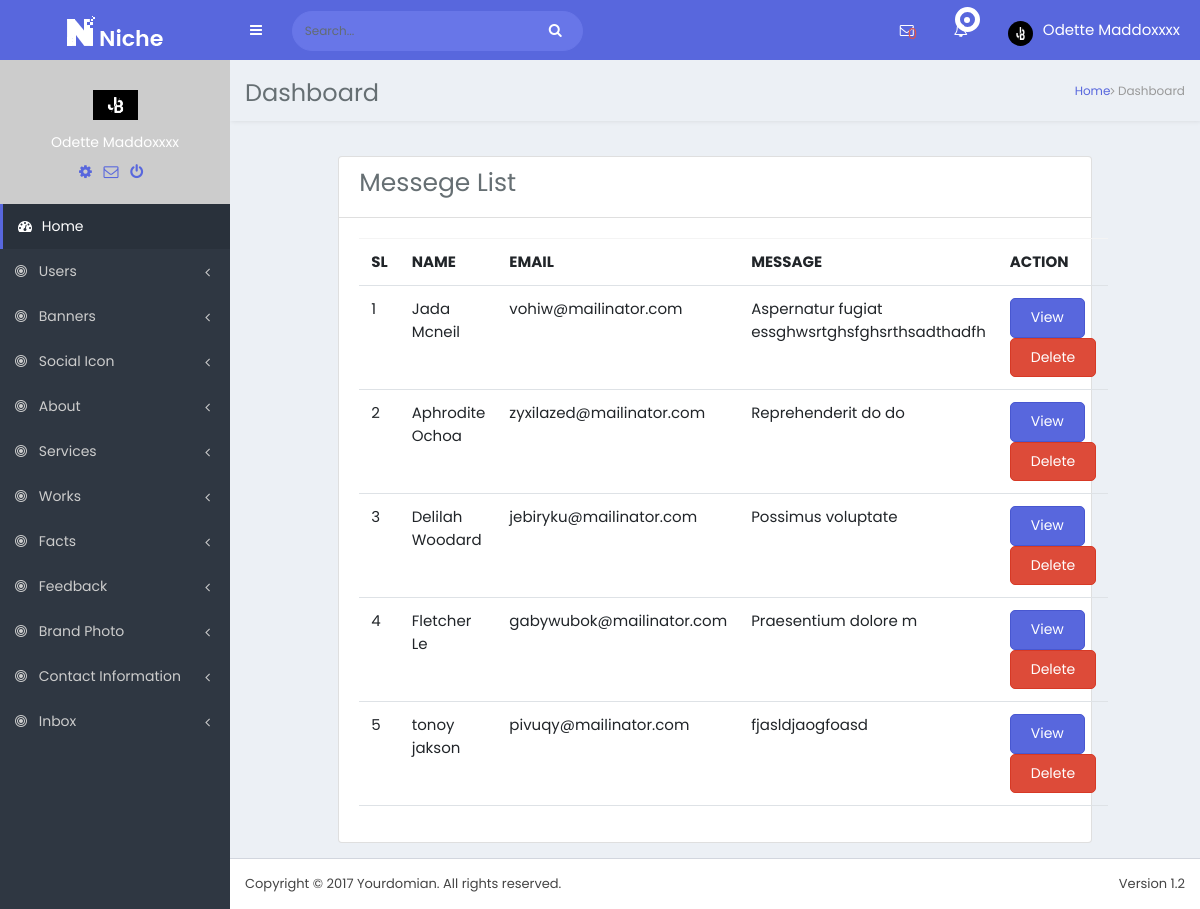
Page /inbox/message_list.php (signed in) on the committed database.
### tables this page shows
CREATE TABLE `users` (
  `id` int(11) NOT NULL,
  `name` varchar(100) NOT NULL,
  `email` varchar(100) NOT NULL,
  `password` varchar(100) NOT NULL,
  `profile_photo` varchar(50) DEFAULT NULL,
  `role` int(11) NOT NULL DEFAULT 0
);

CREATE TABLE `messages` (
  `id` int(11) NOT NULL,
  `name` varchar(100) NOT NULL,
  `email` varchar(100) NOT NULL,
  `message` text NOT NULL,
  `status` int(11) NOT NULL DEFAULT 0
);

### inbox/message_list.php (the view, shortened to what this page needs)
<?php
require '../db.php';
require '../dashboard_header.php';
$select = "SELECT * FROM messages ORDER BY id desc ";
$select_result = mysqli_query($db_connect, $select);
?>
<div class="container">
    <div class="row">
        <div class="col-lg-10 m-auto">
            <div class="card">
                <div class="card-header">
                    <h3>Messege List </h3>
                </div>
                <div class="card-body">
                    <table class="table ">
                        <tr>
                            <th>SL</th>
                            <th>NAME</th>
                            <th>EMAIL</th>
                            <th>MESSAGE</th>
                            <th>ACTION</th>
                        </tr>
                        <?php foreach($select_result as $key => $message){ ?>
                        <tr class="<?=($message['status']==0?'msg_colour':'')?>">
                            <td><?= $key + 1 ?></td>
                            <td><?= $message['name']?></td>
                            <td><?= $message['email']?></td>
                            <td><?= $message['message']?></td>
                            <td>
                                <a href="view_message.php?id=<?=$message['id']?>" class="btn btn-primary">View</a>
                                <a href="delete_message.php?id=<?=$message['id']?>" class="btn btn-danger">Delete</a>
                            </td>
                        </tr>
                        <?php } ?>
                    </table>
                </div>
            </div>
        </div>
    </div>
</div>
<?php require '../dashboard_footer.php'; ?>

### dashboard_header.php (shortened to what this page needs)
<?php
require 'db.php';
?>
<!DOCTYPE html>
<html lang="en">
<head>
  <link href="https://cdn.jsdelivr.net/npm/bootstrap@5.0.2/dist/css/bootstrap.min.css" rel="stylesheet">
  <link rel="stylesheet" href="/tiger/backend/bootstrap/css/bootstrap.min.css">
  <link rel="stylesheet" href="/tiger/backend/css/style.css">
  <link rel="stylesheet" href="/tiger/backend/css/font-awesome/css/font-awesome.min.css">
  <link rel="stylesheet" href="/tiger/backend/css/et-line-font/et-line-font.css">
  <link rel="stylesheet" href="/tiger/backend/css/themify-icons/themify-icons.css">
  <link rel="stylesheet" href="/tiger/backend/plugins/chartist-js/chartist.min.css">
  <link rel="stylesheet" href="/tiger/backend/plugins/chartist-js/chartist-init.css">
  <link rel="stylesheet" href="/tiger/backend/plugins/chartist-js/chartist-plugin-tooltip.css">
</head>
<body class="hold-transition skin-blue sidebar-mini">
  <div class="wrapper boxed-wrapper">
    <header class="main-header">
      <a href="index.html" class="logo blue-bg">
        <span class="logo-lg"><img src="dist/img/logo.png" alt=""></span>
      </a>
      <nav class="navbar blue-bg navbar-static-top">
        <ul class="nav navbar-nav pull-left">
          <li><a class="sidebar-toggle" data-toggle="push-menu" href=""></a> </li>
        </ul>
        <div class="pull-left search-box">
          <form action="#" method="get" class="search-form">
            <div class="input-group">
              <input name="search" class="form-control" placeholder="Search..." type="text">
              <span class="input-group-btn">
                <button type="submit" name="search" id="search-btn" class="btn btn-flat"><i class="fa fa-search"></i> </button>
              </span>
            </div>
          </form>
        </div>
        <div class="navbar-custom-menu">
          <?php
          $total_unread_mesg = "SELECT COUNT(*) as unread FROM messages WHERE status=0";
          $total_unread_mesg_res = mysqli_query($db_connect, $total_unread_mesg);
          $after_assoc_unread = mysqli_fetch_assoc($total_unread_mesg_res);
          ?>
          <ul class="nav navbar-nav">
            <li class="dropdown messages-menu"> <a href="#" class="dropdown-toggle" data-toggle="dropdown"> <i class="fa fa-envelope-o"></i>
                <div class="notify"> <span class=" text-danger" ><?= $after_assoc_unread['unread'] ?></span> </div>
              </a>
            </li>
            <li class="dropdown messages-menu"> <a href="#" class="dropdown-toggle" data-toggle="dropdown"> <i class="fa fa-bell-o"></i>
                <div class="notify"> <span class="heartbit"></span> <span class="point"></span> </div>
              </a>
            </li>
            <?php
            $user_id = $_SESSION['id'];
            $user_select = "SELECT * FROM users WHERE id=$user_id";
            $user_select_result = mysqli_query($db_connect, $user_select);
            $after_assoc_name = mysqli_fetch_assoc($user_select_result);
           ?>
            <li class="dropdown user user-menu p-ph-res"> <a href="#" class="dropdown-toggle" data-toggle="dropdown"> <img src="/tiger/uploads/user/<?= $after_assoc_name['profile_photo'] ?>" class="user-image" alt="User Image"> <span class="hidden-xs"><?= $after_assoc_name['name'] ?></span> </a>
            </li>
          </ul>
        </div>
      </nav>
    </header>
    <aside class="main-sidebar">
      <div class="sidebar">
        <div class="user-panel">
          <div class="image text-center"><img src="/tiger/uploads/user/<?= $after_assoc_name['profile_photo'] ?>" alt="User Image"> </div>
          <div class="info">
            <p><?= $after_assoc_name['name'] ?></p>
            <a href="#"><i class="fa fa-cog"></i></a> <a href="#"><i class="fa fa-envelope-o"></i></a> <a href="#"><i class="fa fa-power-off"></i></a>
          </div>
        </div>
        <ul class="sidebar-menu" data-widget="tree">
          <li class="active"> <a href="/tiger/dashboard.php"> <i class="fa fa-dashboard"></i> Home </a>
          </li>
          <li class="treeview"> <a href="#"> <i class="fa fa-bullseye"></i> <span>Users</span> <span class="pull-right-container"> <i class="fa fa-angle-left pull-right"></i> </span> </a>
          </li>
          <li class="treeview"> <a href="#"> <i class="fa fa-bullseye"></i> <span>Banners</span> <span class="pull-right-container"> <i class="fa fa-angle-left pull-right"></i> </span> </a>
          </li>
          <li class="treeview"> <a href="#"> <i class="fa fa-bullseye"></i> <span>Social Icon</span> <span class="pull-right-container"> <i class="fa fa-angle-left pull-right"></i> </span> </a>
          </li>
          <li class="treeview"> <a href="#"> <i class="fa fa-bullseye"></i> <span>About</span> <span class="pull-right-container"> <i class="fa fa-angle-left pull-right"></i> </span> </a>
          </li>
          <li class="treeview"> <a href="#"> <i class="fa fa-bullseye"></i> <span>Services</span> <span class="pull-right-container"> <i class="fa fa-angle-left pull-right"></i> </span> </a>
          </li>
          <li class="treeview"> <a href="#"> <i class="fa fa-bullseye"></i> <span>Works</span> <span class="pull-right-container"> <i class="fa fa-angle-left pull-right"></i> </span> </a>
          </li>
          <li class="treeview"> <a href="#"> <i class="fa fa-bullseye"></i> <span>Facts</span> <span class="pull-right-container"> <i class="fa fa-angle-left pull-right"></i> </span> </a>
          </li>
          <li class="treeview"> <a href="#"> <i class="fa fa-bullseye"></i> <span>Feedback</span> <span class="pull-right-container"> <i class="fa fa-angle-left pull-right"></i> </span> </a>
          </li>
          <li class="treeview"> <a href="#"> <i class="fa fa-bullseye"></i> <span>Brand Photo</span> <span class="pull-right-container"> <i class="fa fa-angle-left pull-right"></i> </span> </a>
          </li>
          <li class="treeview"> <a href="#"> <i class="fa fa-bullseye"></i> <span>Contact Information</span> <span class="pull-right-container"> <i class="fa fa-angle-left pull-right"></i> </span> </a>
          </li>
          <li class="treeview"> <a href="#"> <i class="fa fa-bullseye"></i> <span>Inbox</span> <span class="pull-right-container"> <i class="fa fa-angle-left pull-right"></i> </span> </a>
          </li>
        </ul>
      </div>
    </aside>
    <div class="content-wrapper">
      <div class="content-header sty-one">
        <h1>Dashboard</h1>
        <ol class="breadcrumb">
          <li><a href="#">Home</a></li>
          <li><i class="fa fa-angle-right"></i> Dashboard</li>
        </ol>
      </div>
      <div class="content">

### rows in the picture
users: profile_photo (picture), name "Odette Maddoxxxx"
messages: name "Jada Mcneil", email "vohiw@mailinator.com", message "Aspernatur fugiat essghwsrtghsfghsrthsadthadfh"
messages: name "Aphrodite Ochoa", email "zyxilazed@mailinator.com", message "Reprehenderit do do"
messages: name "Delilah Woodard", email "jebiryku@mailinator.com", message "Possimus voluptate"
messages: name "Fletcher Le", email "gabywubok@mailinator.com", message "Praesentium dolore m"
messages: name "tonoy jakson", email "pivuqy@mailinator.com", message "fjasldjaogfoasd"

### other values in the picture
$after_assoc_unread['unread'] "0"
